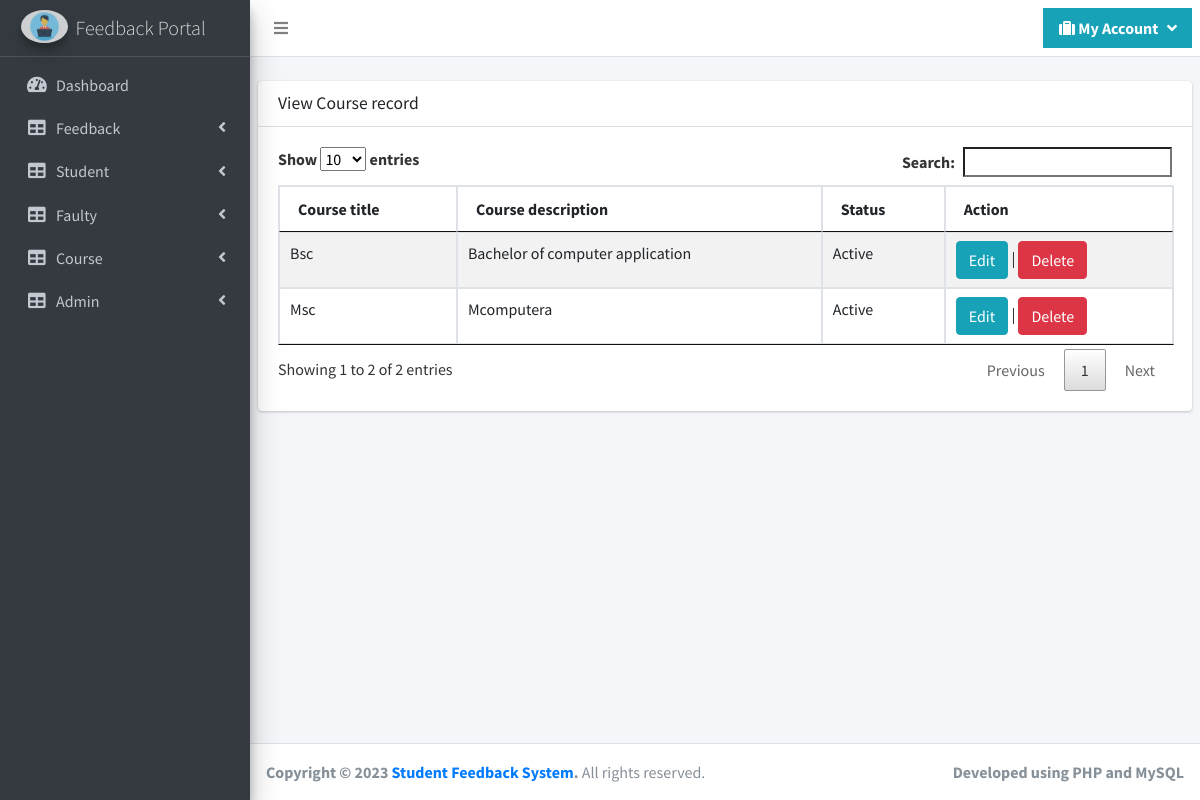
Screenshot of /aman/viewcourse.php (signed in) with the database file from the repository.
### tables this page shows
CREATE TABLE `course` (
  `course_id` bigint(20) NOT NULL,
  `course_title` varchar(50) NOT NULL,
  `course_description` text NOT NULL,
  `course_status` varchar(25) NOT NULL
);

### aman/viewcourse.php (the view, shortened to what this page needs)
<?php
include("header.php");
?>
  <div class="content-wrapper">
<br>
    <section class="content">
<form method="post" action="">
      <div class="card">
        <div class="card-header">
          <h3 class="card-title">View Course record</h3>
        </div>
        <div class="card-body">
<table id="myTable"  class="table table-striped table-bordered" >
	<thead>
		<tr>
			<th>Course title</th>
			<th>Course description</th>
			<th>Status</th>
			<th>Action</th>
		</tr>
	</thead>
	<tbody>
	<?php
	$sql ="SELECT * FROM course ";
	$qsql = mysqli_query($con,$sql);
	while($rs = mysqli_fetch_array($qsql))
	{
		echo "<tr>
				<td>$rs[course_title]</td>
				<td>$rs[course_description]</td>
				<td>$rs[course_status]</td>
				<td><a href='course.php?editid=$rs[0]' class='btn btn-info'>Edit</a> | <a href='viewcourse.php?delid=$rs[0]' onclick='return validatedel()'  class='btn btn-danger' >Delete</a></td>
			</tr>";
	}
	?>
	</tbody>
</table>
        </div>
      </div>
</form>
    </section>
  </div>
<?php
include("footer.php");
?>
</div>
</body>
</html>

### rows the page displays
course: course_title "Bsc", course_description "Bachelor of computer application", course_status "Active"
course: course_title "Msc", course_description "Mcomputera", course_status "Active"
